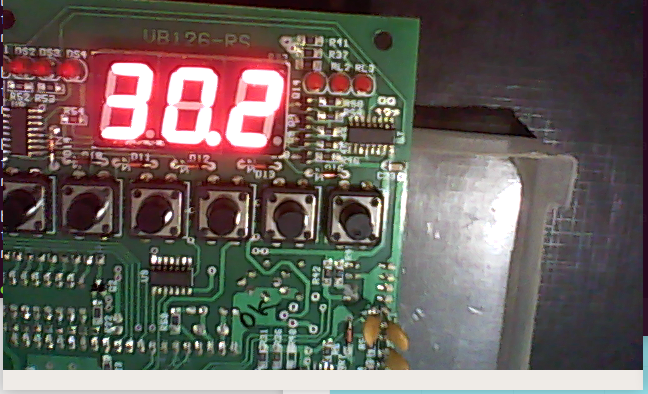
#> input picture demo/hello-t3/lcd2.png, 648 x 394 px
$ python code.py
#> lines starting #> are read from the running program, lines starting #| are printed output that depends on the picture; after the words box and inside, x2 and y2 are one past the last pixel; in counts of white or black regions, pixels touching at a corner belong together
# Python program for Detection of a
# specific color(blue here) using OpenCV with Python
import cv2
import numpy as np
import imutils
import pytesseract

frame = cv2.imread("lcd2.png")
#> frame is the input picture: shape (394, 648, 3); mean B, G, R 90.9, 95.9, 105.3

# Webcamera no 0 is used to capture the frames
#cap = cv2.VideoCapture(0)

# This drives the program into an infinite loop.
# Captures the live stream frame-by-frame
#_, frame = cap.read()
# Converts images from BGR to HSV
hsv = cv2.cvtColor(frame, cv2.COLOR_BGR2HSV)
#> hsv: shape (394, 648, 3); mean H, S, V 78.3, 74.7, 113.5
lower_red = np.array([0,0,0])
upper_red = np.array([0,255,255])

# Here we are defining range of bluecolor in HSV
# This creates a mask of white coloured
# objects found in the frame.
mask = cv2.inRange(hsv, lower_red, upper_red)
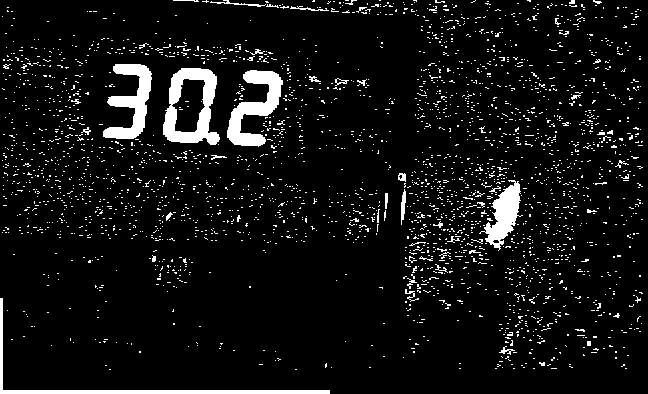
#> mask: shape (394, 648); 7% white; 2761 white regions (2712 under 20 px), largest, box (x1, y1, x2, y2) and area: (163, 68, 220, 145) 2137, (227, 70, 283, 147) 1861, (103, 64, 152, 139) 1708

# The bitwise and of the frame and mask is done so
# that only the blue coloured objects are highlighted
# and stored in res
res = cv2.bitwise_and(frame,frame, mask= mask)
# Blur the image
res = cv2.GaussianBlur(res,(13,13), 0)
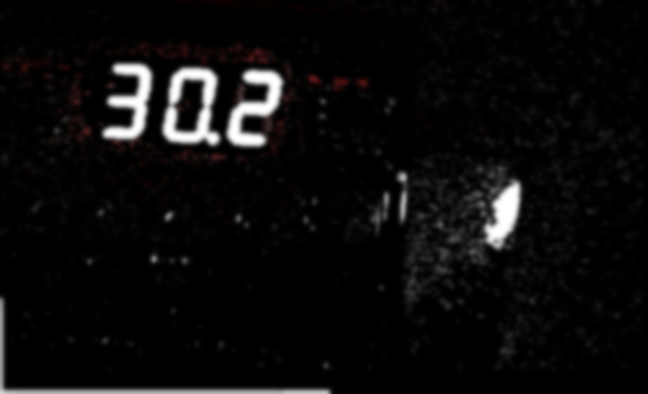
#> res: shape (394, 648, 3); mean B, G, R 11.4, 11.4, 12.2
# Edge detection
edged = cv2.Canny(res, 100, 200)
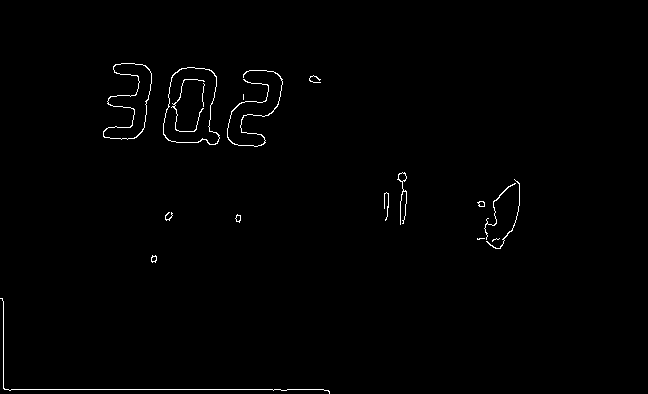
#> edged: shape (394, 648); 0.8% white in thin lines or dots, all inside (x1, y1, x2, y2) = (0, 63, 520, 394)
# Dilate it , number of iterations will depend on the image
dilate = cv2.dilate(edged, None, iterations=4)
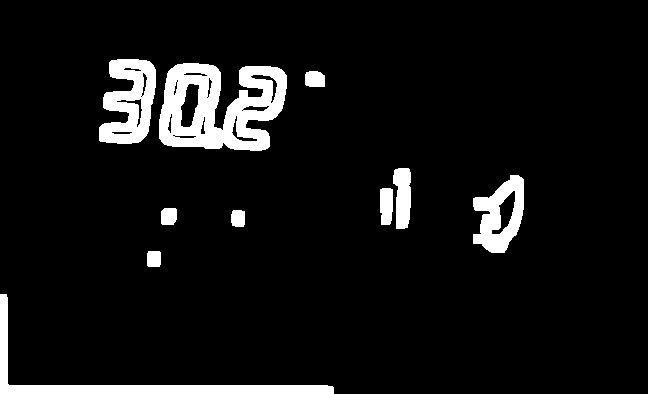
#> dilate: shape (394, 648); 7.3% white; 10 white regions, largest, box (x1, y1, x2, y2) and area: (159, 63, 287, 151) 7248, (0, 294, 334, 394) 3725, (99, 59, 156, 144) 3145
# perform erosion
erode = cv2.erode(dilate, None, iterations=4)
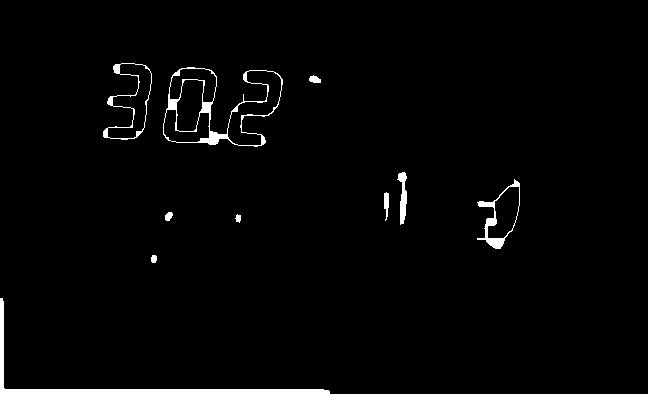
#> erode: shape (394, 648); 1.9% white; 10 white regions

# make an empty mask
mask2 = np.ones(frame.shape[:2], dtype="uint8") * 255

# find contours
cnts = cv2.findContours(erode.copy(), cv2.RETR_EXTERNAL,cv2.CHAIN_APPROX_SIMPLE)
#> cnts = 10 contours; largest, box (x1, y1, x2, y2) and area: (163, 67, 283, 147) 5292, (103, 63, 152, 140) 1724, (0, 298, 330, 394) 1582, (477, 179, 520, 249) 1450, (397, 172, 407, 225) 232
cnts = cnts[1] if imutils.is_cv3() else cnts[0]

orig = frame.copy()
for c in cnts:
    # if the contour is not sufficiently large, ignore it
    if cv2.contourArea(c) < 600:
        cv2.drawContours(mask2, [c], -1, 0, -1)
        continue
#> this loop made 10 passes
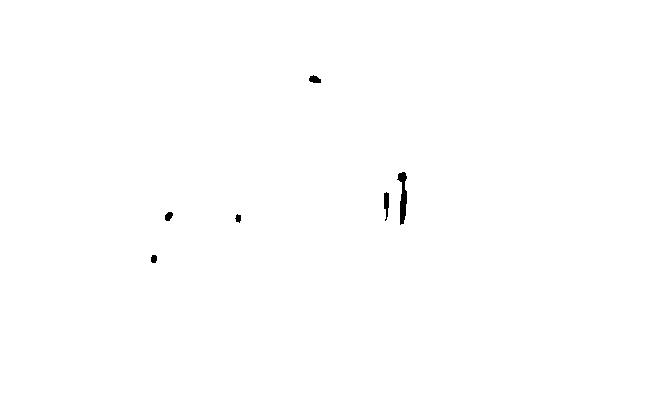
#> mask2: shape (394, 648); 99.8% white; 6 black regions, box (x1, y1, x2, y2) and area: (397, 172, 407, 225) 289, (384, 192, 389, 221) 101, (309, 75, 321, 83) 69, (165, 212, 173, 221) 54, (151, 255, 157, 263) 42, (235, 214, 241, 223) 37

# Remove ignored contours
newimage = cv2.bitwise_and(erode.copy(), dilate.copy(), mask=mask2)
#> newimage: shape (394, 648); 1.7% white; 4 white regions, box (x1, y1, x2, y2) and area: (0, 298, 330, 394) 2005, (163, 67, 283, 147) 1263, (477, 179, 520, 249) 546, (103, 63, 152, 140) 462
# Again perform dilation and erosion
newimage = cv2.dilate(newimage,None, iterations=7)
#> newimage: shape (394, 648); 9.1% white; 4 white regions, box (x1, y1, x2, y2) and area: (156, 60, 290, 154) 10157, (0, 291, 337, 394) 5036, (96, 56, 159, 147) 4552, (470, 172, 527, 256) 3476
newimage = cv2.erode(newimage,None, iterations=5)
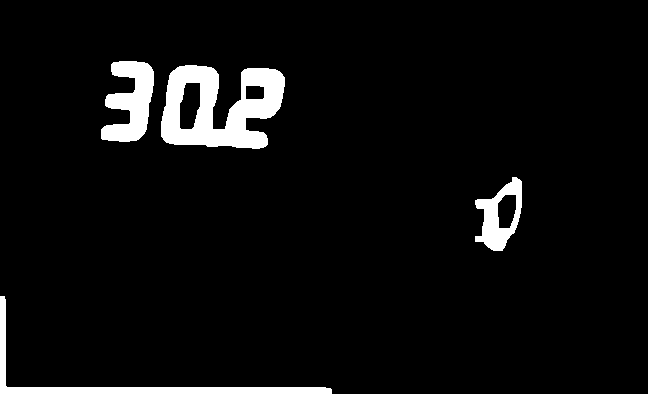
#> newimage: shape (394, 648); 5.3% white; 4 white regions, box (x1, y1, x2, y2) and area: (161, 65, 285, 149) 6297, (0, 296, 332, 394) 2861, (101, 61, 154, 142) 2622, (475, 177, 522, 251) 1666
ret,newimage = cv2.threshold(newimage, 0, 255, cv2.THRESH_BINARY_INV + cv2.THRESH_OTSU)
#> ret = 0

# Tesseract OCR
#> (the run stopped early here; a loop or call above may not have finished)
